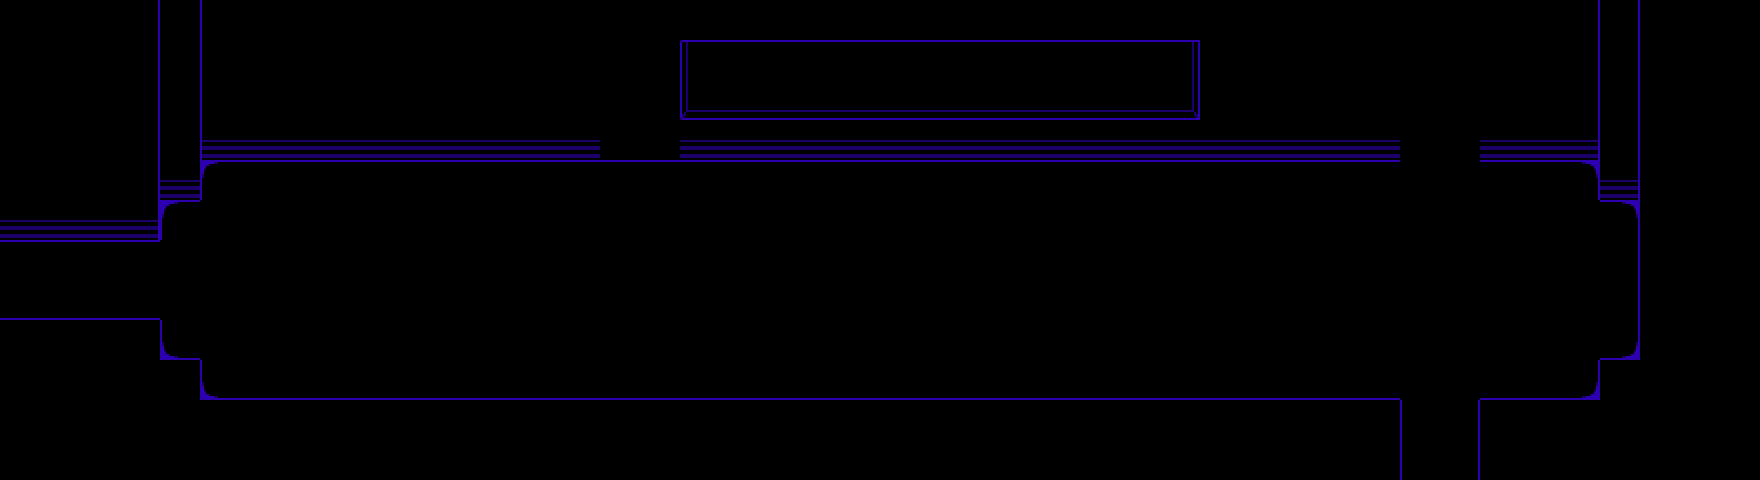

The image is a tile-based game level rendered from a .tmx file. Its description and complete source (layers, tilesets, objects, tile grids) follow:
An orthogonal 44x12 tile map with 40x40 px tiles, 1 tile layer (Tile Layer 1), 2 tilesets and 50 objects (4x transition, 4x npc, confettigen, entry, entry1, ...).

<map version="1.9" tiledversion="1.9.0" orientation="orthogonal" renderorder="right-down" width="44" height="12" tilewidth="40" tileheight="40" infinite="0" nextlayerid="7" nextobjectid="96">
 <editorsettings>
  <export target="data.lua" format="lua" />
 </editorsettings>
 <properties>
  <property name="border" value="dev" />
  <property name="music" value="greenroom" />
  <property name="name" value="Dev Diner - Dining Area" />
 </properties>
 <tileset firstgid="1" source="../../../../tilesets/devroom.tsx" />
 <tileset firstgid="73" source="../../../../tilesets/devroom-objects.tsx" />
 <objectgroup id="6" name="objects_bg" />
 <layer id="1" name="Tile Layer 1" width="44" height="12">
  <data encoding="csv">
8,8,8,9,8,7,8,8,8,8,8,8,8,8,8,8,8,8,8,8,8,8,8,8,8,8,8,8,8,8,8,8,8,8,8,8,8,8,8,9,9,8,8,8,
8,8,8,9,8,7,8,8,8,8,8,8,8,8,8,34,35,10,11,11,11,11,11,11,11,11,11,11,11,12,8,8,8,8,8,8,8,8,8,9,9,8,8,8,
8,8,8,9,8,7,8,8,8,8,8,8,8,8,8,29,30,16,17,17,17,17,17,17,17,17,17,17,17,18,8,8,8,8,8,8,8,8,8,9,9,8,8,8,
8,8,8,9,8,4,5,5,5,5,5,5,5,5,5,29,30,5,5,5,5,5,5,5,5,5,5,5,5,5,5,5,5,5,5,8,8,5,5,6,9,8,8,8,
8,8,8,9,5,1,2,2,2,2,2,2,2,2,2,2,2,2,2,2,2,2,2,2,2,2,2,2,2,2,2,2,2,2,2,8,8,2,2,3,6,8,8,8,
5,5,5,6,1,8,8,8,8,8,8,8,8,8,8,8,8,8,8,8,8,8,8,8,8,8,8,8,8,8,8,8,8,8,8,8,8,8,8,8,3,8,8,8,
2,2,2,2,8,8,8,8,8,8,8,8,8,8,8,8,8,8,8,8,8,8,8,8,8,8,8,8,8,8,8,8,8,8,8,8,8,8,8,8,9,8,8,8,
14,14,14,14,8,8,8,8,8,8,8,8,8,8,8,8,8,8,8,8,8,8,8,8,8,8,8,8,8,8,8,8,8,8,8,8,8,8,8,8,9,8,8,8,
8,8,8,8,13,8,8,8,8,8,8,8,8,8,8,8,8,8,8,8,8,8,8,8,8,8,8,8,8,8,8,8,8,8,8,8,8,8,8,8,15,8,8,8,
8,8,8,8,8,13,14,14,14,14,14,14,14,14,14,14,14,14,14,14,14,14,14,14,14,14,14,14,14,14,14,14,14,14,14,8,8,14,14,15,8,8,8,8,
8,8,8,8,8,8,8,8,8,8,8,8,8,8,8,8,8,8,8,8,8,8,8,8,8,8,8,8,8,8,8,8,8,8,8,7,9,8,8,8,8,8,8,8,
8,8,8,8,8,8,8,8,8,8,8,8,8,8,8,8,8,8,8,8,8,8,8,8,8,8,8,8,8,8,8,8,8,8,8,7,9,8,8,8,8,8,8,8
</data>
 </layer>
 <objectgroup id="5" name="objects_props">
  <object id="84" gid="94" x="1400" y="160" width="80" height="120" />
  <object id="86" gid="95" x="280" y="160" width="290" height="128" />
  <object id="91" gid="94" x="600" y="160" width="80" height="120" />
 </objectgroup>
 <objectgroup color="#0000ff" id="2" name="collision">
  <object id="1" x="0" y="200" width="160" height="40" />
  <object id="2" x="0" y="320" width="160" height="40" />
  <object id="3" x="160" y="120" width="40" height="80" />
  <object id="4" x="680" y="120" width="720" height="40" />
  <object id="88" x="200" y="120" width="400" height="40" />
  <object id="5" x="1480" y="120" width="120" height="40" />
  <object id="6" x="160" y="360" width="40" height="80" />
  <object id="7" x="200" y="400" width="1200" height="40" />
  <object id="8" x="1640" y="200" width="40" height="160" />
  <object id="11" x="1600" y="120" width="40" height="80" />
  <object id="12" x="1600" y="360" width="40" height="80" />
  <object id="18" x="880" y="320" width="100" height="30" />
  <object id="19" x="1120" y="320" width="100" height="30" />
  <object id="20" x="1240" y="240" width="100" height="30" />
  <object id="21" x="1360" y="320" width="100" height="30" />
  <object id="24" x="1480" y="240" width="100" height="30" />
  <object id="32" x="760" y="240" width="100" height="30" />
  <object id="33" x="1000" y="240" width="100" height="30" />
  <object id="36" x="520" y="240" width="100" height="30" />
  <object id="37" x="640" y="320" width="100" height="30" />
  <object id="62" x="330" y="148" width="190" height="40" />
  <object id="68" x="1480" y="400" width="120" height="40" />
  <object id="69" x="1360" y="440" width="40" height="40" />
  <object id="70" x="1480" y="440" width="40" height="40" />
 </objectgroup>
 <objectgroup color="#ff00ff" id="3" name="objects">
  <object id="25" name="transition" x="1400" y="108" width="80" height="40">
   <properties>
    <property name="map" value="devhotel/devdiner/partyroom" />
    <property name="marker" value="entry" />
   </properties>
  </object>
  <object id="49" name="transition" x="-40" y="240" width="40" height="80">
   <properties>
    <property name="map" value="devhotel/devdiner/devstart" />
    <property name="marker" value="entry" />
   </properties>
  </object>
  <object id="58" name="npc" x="425" y="153">
   <properties>
    <property name="actor" value="shadowsalesman" />
    <property name="cutscene" value="devroom.shadowshop" />
   </properties>
   <point />
  </object>
  <object id="63" name="npc" x="810" y="180">
   <properties>
    <property name="actor" value="brenda" />
    <property name="cutscene" value="devroom.brenda" />
    <property name="flagcheck" value="!brenda_inparty" />
   </properties>
   <point />
  </object>
  <object id="67" name="npc" x="810" y="240">
   <properties>
    <property name="actor" value="brenda" />
    <property name="cond" value="Game:getFlag(&quot;brenda_inparty&quot;) and not Game:hasPartyMember(&quot;brenda&quot;)" />
    <property name="cutscene" value="partyroom.brenda" />
   </properties>
   <point />
  </object>
  <object id="71" name="transition" x="1400" y="480" width="80" height="40">
   <properties>
    <property name="map" value="devhotel/devhotel_lobby" />
    <property name="marker" value="north" />
   </properties>
  </object>
  <object id="73" gid="96" x="325" y="190" width="200" height="60" />
  <object id="74" gid="93" x="520" y="270" width="100" height="70" />
  <object id="75" gid="93" x="760" y="270" width="100" height="70" />
  <object id="76" gid="93" x="1000" y="270" width="100" height="70" />
  <object id="77" gid="93" x="1240" y="270" width="100" height="70" />
  <object id="78" gid="93" x="1480" y="270" width="100" height="70" />
  <object id="79" gid="93" x="640" y="350" width="100" height="70" />
  <object id="81" gid="93" x="880" y="350" width="100" height="70" />
  <object id="82" gid="93" x="1120" y="350" width="100" height="70" />
  <object id="83" gid="93" x="1360" y="350" width="100" height="70" />
  <object id="87" name="npc" x="1530" y="220">
   <properties>
    <property name="actor" value="simbel" />
    <property name="cutscene" value="devroom.simbel" />
   </properties>
   <point />
  </object>
  <object id="92" name="transition" x="600" y="114" width="80" height="40">
   <properties>
    <property name="map" value="starbeans" />
    <property name="marker" value="entry" />
   </properties>
  </object>
  <object id="95" name="confettigen" x="420" y="0">
   <point />
  </object>
 </objectgroup>
 <objectgroup color="#7f00ff" id="4" name="markers">
  <object id="50" name="entry" x="40" y="280">
   <point />
  </object>
  <object id="51" name="entry1" x="1440" y="190">
   <point />
  </object>
  <object id="72" name="entry2" x="1440" y="440">
   <point />
  </object>
  <object id="93" name="sb" x="640" y="200">
   <point />
  </object>
 </objectgroup>
</map>
